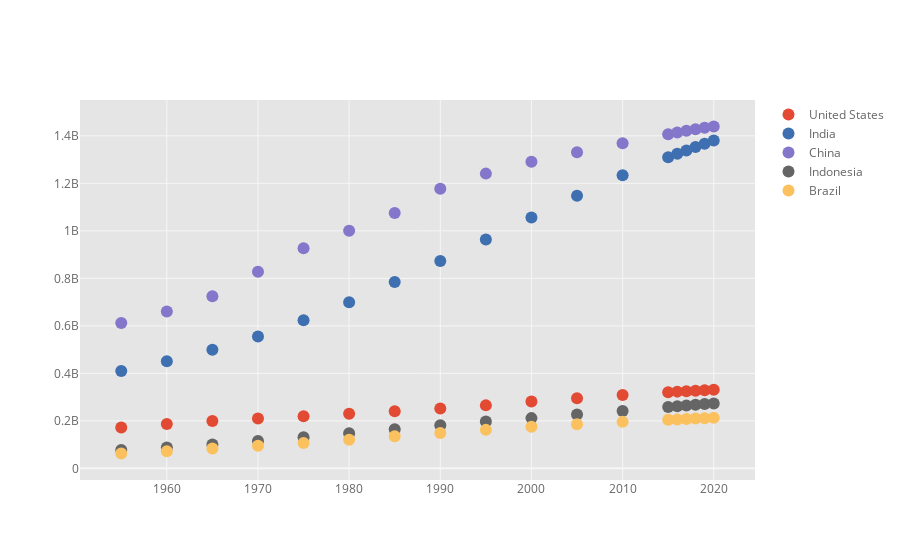

Source (notebook cell):
### Markdown cell above
# Scatter Plot

### Code cell
df_pivot.iplot(kind = 'scatter',mode='markers')

### Figure 1 — Plotly figure (JSON) as saved in the notebook; plotly's stock layout.template omitted (floating-point values rounded to 4 significant figures)
{"data": [{"line": {"color": "rgba(226, 74, 51, 1.0)", "dash": "solid", "shape": "linear", "width": 1.3}, "marker": {"size": 12, "symbol": "circle"}, "mode": "markers", "name": "United States", "text": "", "type": "scatter", "x": [1955, 1960, 1965, 1970, 1975, 1980, 1985, 1990, 1995, 2000, 2005, 2010, 2015, 2016, 2017, 2018, 2019, 2020], "y": [171685336, 186720571, 199733676, 209513341, 219081251, 229476354, 240499825, 252120309, 265163745, 281710909, 294993511, 309011475, 320878310, 323015995, 325084756, 327096265, 329064917, 331002651]}, {"line": {"color": "rgba(62, 111, 176, 1.0)", "dash": "solid", "shape": "linear", "width": 1.3}, "marker": {"size": 12, "symbol": "circle"}, "mode": "markers", "name": "India", "text": "", "type": "scatter", "x": [1955, 1960, 1965, 1970, 1975, 1980, 1985, 1990, 1995, 2000, 2005, 2010, 2015, 2016, 2017, 2018, 2019, 2020], "y": [409880595, 450547679, 499123324, 555189792, 623102897, 698952844, 784360008, 873277798, 963922588, 1056575549, 1147609927, 1234281170, 1310152403, 1324517249, 1338676785, 1352642280, 1366417754, 1380004385]}, {"line": {"color": "rgba(132, 118, 202, 1.0)", "dash": "solid", "shape": "linear", "width": 1.3}, "marker": {"size": 12, "symbol": "circle"}, "mode": "markers", "name": "China", "text": "", "type": "scatter", "x": [1955, 1960, 1965, 1970, 1975, 1980, 1985, 1990, 1995, 2000, 2005, 2010, 2015, 2016, 2017, 2018, 2019, 2020], "y": [612241554, 660408056, 724218968, 827601394, 926240885, 1000089235, 1075589361, 1176883674, 1240920535, 1290550765, 1330776380, 1368810615, 1406847870, 1414049351, 1421021791, 1427647786, 1433783686, 1439323776]}, {"line": {"color": "rgba(101, 101, 101, 1.0)", "dash": "solid", "shape": "linear", "width": 1.3}, "marker": {"size": 12, "symbol": "circle"}, "mode": "markers", "name": "Indonesia", "text": "", "type": "scatter", "x": [1955, 1960, 1965, 1970, 1975, 1980, 1985, 1990, 1995, 2000, 2005, 2010, 2015, 2016, 2017, 2018, 2019, 2020], "y": [77273425, 87751068, 100267062, 114793178, 130680727, 147447836, 164982451, 181413402, 196934260, 211513823, 226289470, 241834215, 258383256, 261556381, 264650963, 267670543, 270625568, 273523615]}, {"line": {"color": "rgba(251, 193, 94, 1.0)", "dash": "solid", "shape": "linear", "width": 1.3}, "marker": {"size": 12, "symbol": "circle"}, "mode": "markers", "name": "Brazil", "text": "", "type": "scatter", "x": [1955, 1960, 1965, 1970, 1975, 1980, 1985, 1990, 1995, 2000, 2005, 2010, 2015, 2016, 2017, 2018, 2019, 2020], "y": [62533919, 72179226, 83373530, 95113265, 107216205, 120694009, 135274080, 149003223, 162019896, 174790340, 186127103, 195713635, 204471769, 206163053, 207833823, 209469323, 211049527, 212559417]}], "layout": {"autosize": true, "legend": {"bgcolor": "#FFFFFF", "font": {"color": "#666666"}}, "paper_bgcolor": "#FFFFFF", "plot_bgcolor": "#E5E5E5", "title": {"font": {"color": "#151516"}}, "xaxis": {"autorange": true, "gridcolor": "#F6F6F6", "range": [1950.0, 2025.0], "showgrid": true, "tickfont": {"color": "#666666"}, "title": {"font": {"color": "#666666"}, "text": ""}, "type": "linear", "zerolinecolor": "#F6F6F6"}, "yaxis": {"autorange": true, "gridcolor": "#F6F6F6", "range": [-92000000.0, 1594000000.0], "showgrid": true, "tickfont": {"color": "#666666"}, "title": {"font": {"color": "#666666"}, "text": ""}, "type": "linear", "zerolinecolor": "#F6F6F6"}}}
